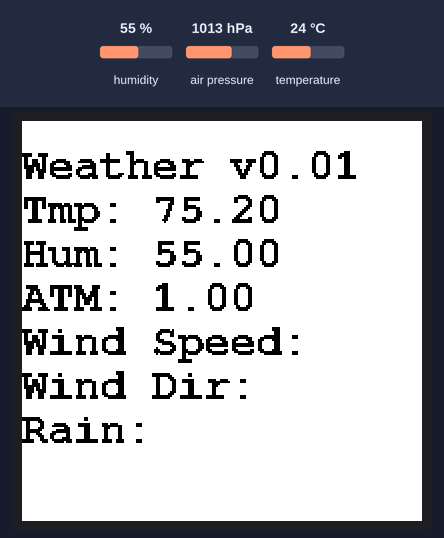
A program run on a simulated ESP8266 (NodeMCU). On the bench: 200×200 colour display. Inputs (shaded band) come from the test bench; at power-on: humidity 55 %, air pressure 1013 hPa, temperature 24 °C. WiFi joins after 1.5 s; servers stay silent unless stated; network time is answered at once with the bench clock; the local clock reads 2024-03-15 10:24:30 at power-on unless the program sets it; storage starts empty; what the program prints to the serial monitor is not drawn.

Above: at 30.4 s.
At 50.4 s:
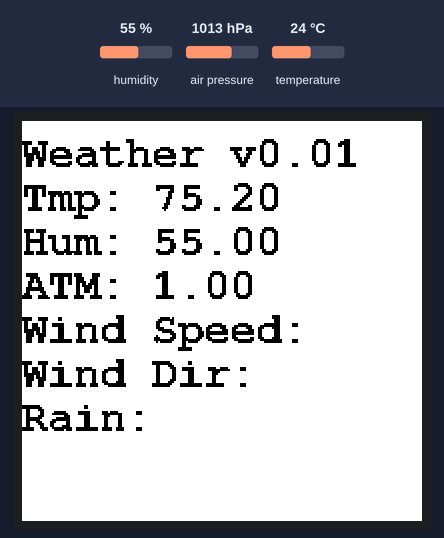

Measured:
- what the display in image 0 shows lasts 20.1 s, from 30.3 s to 50.4 s

The program:

main.cpp
```cpp
// BUG
// bad temp readings are given if not sensor is found

#if defined(ESP8266)
  #include <ESP8266WiFi.h>          //https://github.com/esp8266/Arduino
#else
  #include <WiFi.h>
#endif

//needed for library
#include <DNSServer.h>
//#include <ESPAsyncWebServer.h>
//#include <ESPAsyncWiFiManager.h>         //https://github.com/tzapu/WiFiManager

#include <Arduino.h>
#include "FS.h"
#if defined(ESP32)
  #include "SPIFFS.h"
#endif

#include <Time.h>
//#include <TinyGPS++.h>
#include <HardwareSerial.h>
#include <SoftwareSerial.h>
//#include <NMEAGPS.h>

#if defined(ESP32)
  #include "AsyncTCP.h"
#elif defined(ESP8266)
  #include "ESPAsyncTCP.h"
#endif

#include "ESPAsyncWebServer.h"
//#include "SparkFun_Si7021_Breakout_Library.h"
#include <NTPClient.h>
#include <WiFiUdp.h>

#include <Wire.h>
#include <SPI.h>
//#include <Adafruit_Sensor.h>
#include <Adafruit_BME280.h>

#include <GxEPD.h>


// select the display class to use, only one
//#include <GxGDEP015OC1/GxGDEP015OC1.cpp>    // 1.54" b/w
#include <GxGDEW0154Z04/GxGDEW0154Z04.cpp>  // 1.54" b/w/r
//#include <GxGDE0213B1/GxGDE0213B1.cpp>      // 2.13" b/w
//#include <GxGDEW0213Z16/GxGDEW0213Z16.cpp>  // 2.13" b/w/r
//#include <GxGDEH029A1/GxGDEH029A1.cpp>      // 2.9" b/w
//#include <GxGDEW029Z10/GxGDEW029Z10.cpp>    // 2.9" b/w/r
//#include <GxGDEW027C44/GxGDEW027C44.cpp>    // 2.7" b/w/r
//#include <GxGDEW042T2/GxGDEW042T2.cpp>      // 4.2" b/w
//#include <GxGDEW075T8/GxGDEW075T8.cpp>      // 7.5" b/w
//#include <GxGDEW075Z09/GxGDEW075Z09.cpp>    // 7.5" b/w/r

// uncomment next line for drawBitmap() test
#include GxEPD_BitmapExamples

// FreeFonts from Adafruit_GFX
//#include <Fonts/FreeMonoBold9pt7b.h>
#include <FreeMonoBold9pt7b-154.h>
#include <FreeMonoBold10pt7b-154.h>
#include <FreeMonoBold11pt7b-154.h>
#include <FreeMonoBold12pt7b-154.h>
//#include <Fonts/FreeMonoBold12pt7b.h>
//#include <FreeMonoBold18pt7b.h>
//#include <FreeMonoBold24pt7b.h>


#include <GxIO/GxIO_SPI/GxIO_SPI.cpp>
#include <GxIO/GxIO.cpp>

#if defined(ESP8266)

// generic/common.h
//static const uint8_t SS    = 15;
//static const uint8_t MOSI  = 13;
//static const uint8_t MISO  = 12;
//static const uint8_t SCK   = 14;
// pins_arduino.h
//static const uint8_t D8   = 15;
//static const uint8_t D7   = 13;
//static const uint8_t D6   = 12;
//static const uint8_t D5   = 14;

// GxIO_SPI(SPIClass& spi, int8_t cs, int8_t dc, int8_t rst = -1, int8_t bl = -1);
GxIO_Class io(SPI, SS, 0, 2); // arbitrary selection of D3(=0), D4(=2), selected for default of GxEPD_Class
// GxGDEP015OC1(GxIO& io, uint8_t rst = 2, uint8_t busy = 4);
GxEPD_Class display(io); // default selection of D4(=2), D2(=4)

#elif defined(ESP32)

// pins_arduino.h, e.g. LOLIN32
//static const uint8_t SS    = 5;
//static const uint8_t MOSI  = 23;
//static const uint8_t MISO  = 19;
//static const uint8_t SCK   = 18;

// GxIO_SPI(SPIClass& spi, int8_t cs, int8_t dc, int8_t rst = -1, int8_t bl = -1);
GxIO_Class io(SPI, SS, 17, 16); // arbitrary selection of 17, 16
// GxGDEP015OC1(GxIO& io, uint8_t rst = D4, uint8_t busy = D2);
GxEPD_Class display(io, 16, 4); // arbitrary selection of (16), 4

#elif defined(ARDUINO_ARCH_SAMD)

// variant.h of MKR1000
//#define PIN_SPI_MISO  (10u)
//#define PIN_SPI_MOSI  (8u)
//#define PIN_SPI_SCK   (9u)
//#define PIN_SPI_SS    (24u) // should be 4?
// variant.h of MKRZERO
//#define PIN_SPI_MISO  (10u)
//#define PIN_SPI_MOSI  (8u)
//#define PIN_SPI_SCK   (9u)
//#define PIN_SPI_SS    (4u)

GxIO_Class io(SPI, 4, 7, 6);
GxEPD_Class display(io, 6, 5);

#elif defined(_BOARD_GENERIC_STM32F103C_H_)

// STM32 Boards (STM32duino.com)
// Generic STM32F103C series
// aka BluePill
// board.h
//#define BOARD_SPI1_NSS_PIN        PA4
//#define BOARD_SPI1_MOSI_PIN       PA7
//#define BOARD_SPI1_MISO_PIN       PA6
//#define BOARD_SPI1_SCK_PIN        PA5
//enum {
//    PA0, PA1, PA2, PA3, PA4, PA5, PA6, PA7, PA8, PA9, PA10, PA11, PA12, PA13,PA14,PA15,
//  PB0, PB1, PB2, PB3, PB4, PB5, PB6, PB7, PB8, PB9, PB10, PB11, PB12, PB13,PB14,PB15,
//  PC13, PC14,PC15
//};
// variant.h
//static const uint8_t SS   = BOARD_SPI1_NSS_PIN;
//static const uint8_t SS1  = BOARD_SPI2_NSS_PIN;
//static const uint8_t MOSI = BOARD_SPI1_MOSI_PIN;
//static const uint8_t MISO = BOARD_SPI1_MISO_PIN;
//static const uint8_t SCK  = BOARD_SPI1_SCK_PIN;

// GxIO_SPI(SPIClass& spi, int8_t cs, int8_t dc, int8_t rst = -1, int8_t bl = -1);
GxIO_Class io(SPI, SS, 8, 9);
// GxGDEP015OC1(GxIO& io, uint8_t rst = 9, uint8_t busy = 7);
GxEPD_Class display(io, 9, 3);

#else

// pins_arduino.h, e.g. AVR
//#define PIN_SPI_SS    (10)
//#define PIN_SPI_MOSI  (11)
//#define PIN_SPI_MISO  (12)
//#define PIN_SPI_SCK   (13)

GxIO_Class io(SPI, SS, 8, 9); // arbitrary selection of 8, 9 selected for default of GxEPD_Class
//GxIO_DESTM32L io;
//GxIO_GreenSTM32F103V io;
GxEPD_Class display(io);

#endif


unsigned long delayTime;

WiFiUDP ntpUDP;

// By default 'time.nist.gov' is used with 60 seconds update interval and
// no offset
NTPClient timeClient(ntpUDP);


static const int RXPin = 9, TXPin = 10;
static const uint32_t GPSBaud = 9600;


// The TinyGPS++ object
//TinyGPSPlus gps;

// The serial connection to the GPS device
//SoftwareSerial ss(RXPin, TXPin);
//HardwareSerial ss;
//HardwareSerial ss(2);
//HardwareSerial Serial2(2);
//static NMEAGPS  gps;


float humidity = 0;
float pressure = 0;
float tempf = 0;
float tempc = 0;

int power = 5;
int GND = 16;

#if defined(ESP8266)
  #define I2C_SDA 4
  #define I2C_SCL 0
  int sda = 4;
  int scl = 0;
#elif defined(ESP32)
  #define I2C_SDA 21
  #define I2C_SCL 22
  int sda = 21;
  int scl = 22;
#endif


#define BME280_ADD 0x76


#define SEALEVELPRESSURE_HPA (1013.25)

Adafruit_BME280 bme; // I2C


unsigned long timeUpdateInterval = 300000;
unsigned long timeUpdateMillisLast = 0;

//Create Instance of HTU21D or SI7021 temp and humidity sensor and MPL3115A2 barrometric sensor
//Weather sensor;


//---------------------------------------------------------------

void logWeather() {

  // wait until we have a valid time before we start logging
  if (now() != millis()/1000) {
    // open file for writing
    File f = SPIFFS.open("/data.txt", "a");
    if (!f) {
        Serial.println("file open failed");
    }
    f.print(now());
    f.print(",");
    f.print(tempf);
    f.print(",");

    f.print(humidity);
    f.println();
    f.close();
  } else {
    Serial.println("No valid time yet, not logging data");
  }
}

//---------------------------------------------------------------
void printInfo() {
  //This function prints the weather data out to the default Serial Port
  Serial.print(now());
  Serial.print(",");
  Serial.print("Temp:");
  Serial.print(tempf);
  Serial.print("F, ");

  Serial.print("Humidity:");
  Serial.print(humidity);
  Serial.println("%");
}

float pres = 0;
float winddir = 0;
float windspeed = 0;
float rain = 0;
float lux = 0;

AsyncWebServer server(80);
AsyncWebSocket ws("/ws"); // access at ws://[esp ip]/ws
AsyncEventSource events("/events"); // event source (Server-Sent events)

DNSServer dns;

const char* http_username = "admin";
const char* http_password = "admin";

//flag to use from web update to reboot the ESP
bool shouldReboot = false;

void onRequest(AsyncWebServerRequest *request){
  //Handle Unknown Request
  request->send(404);
}

void onBody(AsyncWebServerRequest *request, uint8_t *data, size_t len, size_t index, size_t total){
  //Handle body
}

void onUpload(AsyncWebServerRequest *request, String filename, size_t index, uint8_t *data, size_t len, bool final){
  //Handle upload
}

void onEvent(AsyncWebSocket * server, AsyncWebSocketClient * client, AwsEventType type, void * arg, uint8_t *data, size_t len){
  //Handle WebSocket event
}

void setupAP() {
  WiFi.softAP("testAP");
  IPAddress myIP = WiFi.softAPIP();
	Serial.print("AP IP address: ");
	Serial.println(myIP);
}

void updateEinkDisplay() {
  //temp
  //feels like
  //humidity
  //rainfall
  //

  display.fillScreen(GxEPD_WHITE);
  display.setTextColor(GxEPD_BLACK);
  display.setCursor(0, 0);

  const GFXfont* f = &FreeMonoBold12pt7b;
  display.setFont(f);
  display.println();

  const GFXfont* f12 = &FreeMonoBold12pt7b;
  display.setFont(f12);

  display.print("Weather v0.01");
  display.println();

  display.print("Tmp: ");
  display.print(tempf);
  display.println();

  display.print("Hum: ");
  display.print(humidity);
  display.println();

  // divide pressure by 1013 to display ATM (Atmospheres)
  display.print("ATM: ");
  display.print(pressure/1013);
  display.println();
  display.print("Wind Speed: ");
  //display.print(windspeed);
  display.println();
  display.print("Wind Dir: ");
  //display.print(winddirection);
  display.println();
  display.print("Rain: ");
  //display.print(rain);
  display.println();
  display.update();
}

/*
void setupGPS() {
  // set pin modes for gps Serial
  pinMode(RXPin, INPUT);
  pinMode(TXPin, OUTPUT);
  ss.begin(GPSBaud, SERIAL_8N1, RXPin, TXPin);
//  ss.begin(GPSBaud);
  // set baud yo 9600
  ss.print("\xb5\x62\x06\x00\x14\x00\x01\x00\x00\x00\xd0\x08\x00\x00\x80\x25\x00\x00\x07\x00\x07\x00\x00\x00\x00\x00\xa6\xcd\xb5\x62\x06\x00\x01\x00\x01\x08\x22");
}
*/

void setup(){
  Serial.begin(9600);

  display.init();

  //setupGPS();

  Serial.println(F("BME280 test"));

  bool status;
  status = bme.begin(BME280_ADD);
//  status = bme.begin();
  if (!status) {
      Serial.println("Could not find a valid BME280 sensor, check wiring!");
      while (1);
  }

  Serial.println("-- Default Test --");
  Serial.println("normal mode, 16x oversampling for all, filter off,");
  Serial.println("0.5ms standby period");
  delayTime = 5000;

  Serial.println("");


  //WiFiManager
  //Local intialization. Once its business is done, there is no need to keep it around
  //AsyncWiFiManager wifiManager(&server,&dns);
  //reset saved settings
  //wifiManager.resetSettings();
  //set custom ip for portal
  //wifiManager.setAPConfig(IPAddress(10,0,1,1), IPAddress(10,0,1,1), IPAddress(255,255,255,0));
  //fetches ssid and pass from eeprom and tries to connect
  //if it does not connect it starts an access point with the specified name
  //here  "AutoConnectAP"
  //and goes into a blocking loop awaiting configuration
  //wifiManager.autoConnect("AutoConnectAP");
  //or use this for auto generated name ESP + ChipID
  //wifiManager.autoConnect();
  //if you get here you have connected to the WiFi
  //Serial.println("connected...yeey :)");

//  WiFi.mode(WIFI_STA);
//  WiFi.begin(ssid, password);

  if (WiFi.waitForConnectResult() != WL_CONNECTED) {
    Serial.printf("WiFi Failed!\n");
    setupAP();
  } else {
    Serial.printf("WiFi Setup\n");
    Serial.print("IP Address: ");
    Serial.println(WiFi.localIP());
  }

  timeClient.begin();

  delay(10000);

  SPIFFS.begin();
  if (!SPIFFS.exists("/formatComplete.txt")) {
    Serial.println("Please wait 30 secs for SPIFFS to be formatted");
    SPIFFS.format();
    Serial.println("Spiffs formatted");

    File f = SPIFFS.open("/formatComplete.txt", "w");
    if (!f) {
        Serial.println("file open failed");
    } else {
        f.println("Format Complete");
    }
  } else {
    Serial.println("SPIFFS is formatted. Moving along...");
  }

  // attach AsyncWebSocket
  ws.onEvent(onEvent);
  server.addHandler(&ws);

  // attach AsyncEventSource
  server.addHandler(&events);

  // respond to GET requests on URL /heap
  server.on("/heap", HTTP_GET, [](AsyncWebServerRequest *request){
    request->send(200, "text/plain", String(ESP.getFreeHeap()));
  });

  // upload a file to /upload
  server.on("/upload", HTTP_POST, [](AsyncWebServerRequest *request){
    request->send(200);
  }, onUpload);

  // send a file when /index is requested
  server.on("/index", HTTP_ANY, [](AsyncWebServerRequest *request){
    request->send(SPIFFS, "/index.htm");
  });

  server.on("/data", HTTP_ANY, [](AsyncWebServerRequest *request){
    request->send(SPIFFS, "/data.txt");
  });

  // HTTP basic authentication
  server.on("/login", HTTP_GET, [](AsyncWebServerRequest *request){
    if(!request->authenticate(http_username, http_password))
        return request->requestAuthentication();
    request->send(200, "text/plain", "Login Success!");
  });

  //First request will return 0 results unless you start scan from somewhere else (loop/setup)
  //Do not request more often than 3-5 seconds
  server.on("/json", HTTP_GET, [](AsyncWebServerRequest *request){
    String json = "[";
    json += "{";
    json += "\"tempf\":"+ String(tempf);
    json += ",\"humidity\":"+ String(humidity);
    json += ",\"pres\":"+ String(pressure);
    json += ",\"winddir\":"+ String(winddir);
    json += ",\"windspeed\":"+ String(windspeed);
    json += ",\"rain\":"+ String(rain);
    json += ",\"lux\":"+ String(lux);
    json += ",\"uptime\":" + String(millis()/1000);
    //  sprintf(temp, "Seconds since boot: %u", millis()/1000);

    json += "}";
    json += "]";
    request->send(200, "text/json", json);
    json = String();
  });


//  // Simple Firmware Update Form
//  server.on("/update", HTTP_GET, [](AsyncWebServerRequest *request){
//    request->send(200, "text/html", "<form method='POST' action='/update' enctype='multipart/form-data'><input type='file' name='update'><input type='submit' value='Update'></form>");
//  });

/*  server.on("/update", HTTP_POST, [](AsyncWebServerRequest *request){
    shouldReboot = !Update.hasError();
    AsyncWebServerResponse *response = request->beginResponse(200, "text/plain", shouldReboot?"OK":"FAIL");
    response->addHeader("Connection", "close");
    request->send(response);
  },[](AsyncWebServerRequest *request, String filename, size_t index, uint8_t *data, size_t len, bool final){
    if(!index){
      Serial.printf("Update Start: %s\n", filename.c_str());
      Update.runAsync(true);
      if(!Update.begin((ESP.getFreeSketchSpace() - 0x1000) & 0xFFFFF000)){
        Update.printError(Serial);
      }
    }
    if(!Update.hasError()){
      if(Update.write(data, len) != len){
        Update.printError(Serial);
      }
    }
    if(final){
      if(Update.end(true)){
        Serial.printf("Update Success: %uB\n", index+len);
      } else {
        Update.printError(Serial);
      }
    }
  });
*/
  // attach filesystem root at URL /fs
  server.serveStatic("/fs", SPIFFS, "/");

  // Catch-All Handlers
  // Any request that can not find a Handler that canHandle it
  // ends in the callbacks below.
  server.onNotFound(onRequest);
  server.onFileUpload(onUpload);
  server.onRequestBody(onBody);

  server.begin();

}
void getNTPinfo() {
  // If we are in station mode STA then we can try and use NTP, otherwise skip
  // Serial.print("WiFi mode :");
  // Serial.println(WiFi.getMode());
  if (WiFi.getMode() == 1){
    Serial.println("in wifi client mode, get ntp data");

    timeClient.update();
    if (timeClient.getEpochTime() > 1000 ){
      // seems that it is a valid NTPtime
      Serial.print("NTP time updated : ");
      Serial.println(timeClient.getEpochTime());
      // set Arduino/ESP time to local time
      setTime(timeClient.getEpochTime());
    }
    else Serial.println("Update NTP time failed");
  }

}

void getGPSinfo() {
  Serial.println("DEBUG: checking for GPS");
//  if (gps.available( gpsPort )) {
  //while (ss.available() > 0) {
//    Serial.println("Debug: GPS appears to be available attempting to read");
    //char c = ss.read();
    //Serial.print(char(c));
    //if (gps.encode(c)) {
    //  Serial.print(F("Location: "));
    //  if (gps.location.isValid()) {
    //    Serial.print(gps.location.lat(), 6);
    //    Serial.print(F(","));
    //    Serial.print(gps.location.lng(), 6);
    //  } else {
    //    Serial.print(F("INVALID"));
    //  }
    //  Serial.println();
//      if (gps.time.isValid() && gps.date.isValid()) {
//        Serial.println("received time from GPS, updating local time");
//        setTime(gps.time.hour(),gps.time.minute(),gps.time.second(),gps.date.day(),gps.date.month(),gps.date.year());
//        Serial.print("epoch: ");
//        Serial.print(now());
//        Serial.println();
//      }

//  }
}


void printValues() {
    Serial.print("Temperature = ");
    tempc = bme.readTemperature();
    tempf = tempc * 9.0 / 5.0 + 32.0;
    Serial.print(tempc);
    Serial.println(" *C");

    Serial.print("Pressure = ");
    pressure = bme.readPressure() / 100.0F;
    Serial.print(pressure);
    Serial.println(" hPa");

    Serial.print("Approx. Altitude = ");
    Serial.print(bme.readAltitude(SEALEVELPRESSURE_HPA));
    Serial.println(" m");

    Serial.print("Humidity = ");
    humidity = bme.readHumidity();
    Serial.print(humidity);
    Serial.println(" %");

    Serial.println();
}

void loop() {
  if(shouldReboot){
    Serial.println("Rebooting...");
    delay(100);
    ESP.restart();
  }

  // Only needed in forced mode! In normal mode, you can remove the next line.
  bme.takeForcedMeasurement(); // has no effect in normal mode

  printValues();
  delay(delayTime);


  static char temp[128];
  sprintf(temp, "Seconds since boot: %u", millis()/1000);
  events.send(temp, "time"); //send event "time"

  // we have never synced time
  if (now() == millis()/1000) {
    Serial.println("attempting initial time sync");
    getGPSinfo();
    getNTPinfo();
//  } else {
//    Serial.print("Current time: ");
//    Serial.println(now());
  }

  // Only check for time updates periodically
  if ((timeUpdateInterval + timeUpdateMillisLast) < millis()) {
    Serial.print("time update millis last: ");
    Serial.println(timeUpdateMillisLast);
    getGPSinfo();
    getNTPinfo();

    timeUpdateMillisLast = millis();
  }

  updateEinkDisplay();
  logWeather();
}
```
